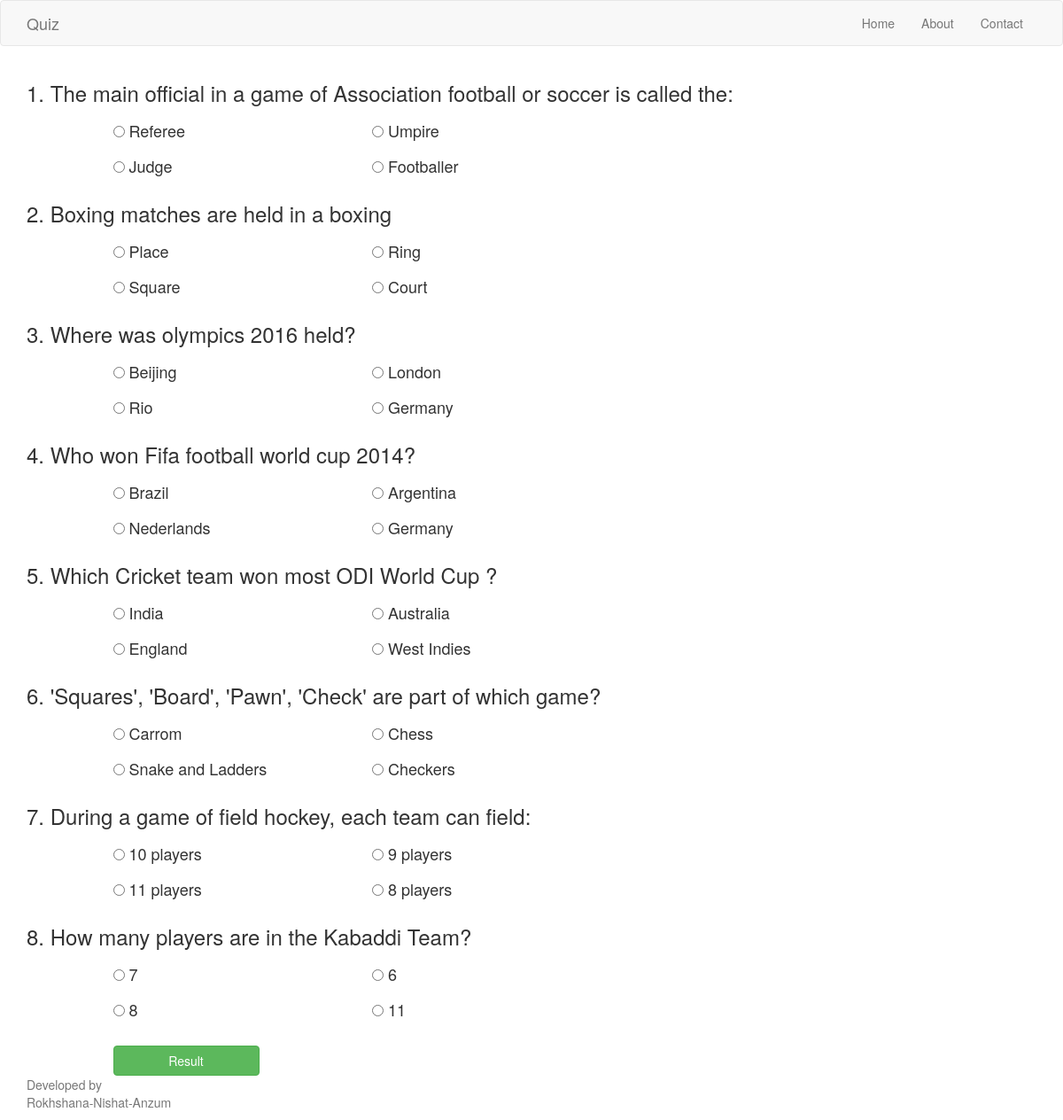
The page /quiz/sports on the database its author committed.
### quiz/models.py (models this page shows, shortened)
class Questions(models.Model):
    CAT_CHOICES = (
    ('sports','1.Sports'),
    ('movies','2.Movies'),
    ('maths','3.Maths'),
    ('generalknowledge','4.GeneralKnowledge')
    )
    question = models.CharField(max_length = 250)
    optiona = models.CharField(max_length = 100)
    optionb = models.CharField(max_length = 100)
    optionc = models.CharField(max_length = 100)
    optiond = models.CharField(max_length = 100)
    answer = models.CharField(max_length = 100)
    catagory = models.CharField(max_length=20, choices = CAT_CHOICES)
    class Meta:
        ordering = ('-catagory',)

### quiz/views.py (the view)
# urls.py: url(r'^(?P<choice>[\w]+)', views.questions, name = 'questions'),
def questions(request , choice):
    print(choice)
    ques = Questions.objects.filter(catagory__exact = choice)
    return render(request,
        'quiz/questions.html',
        {'ques':ques})

### quiz/templates/quiz/questions.html (shortened to what this page needs)
{% extends "base.html" %}
{% block content%}
<form action="./result" method="post">
  {% for que in ques %}
  <div class="row">
    <div class="col-md-10">
      <h3>{{ forloop.counter }}. {{ que.question }}</h3>
    </div>
  </div>
  <div class="row">
    <div class="col-md-1"></div>
    <div class="col-md-3">
      <h4>
      <input type="radio" name="{{ que.id }}" value="{{ que.optiona }}">
      {{ que.optiona }}
    </h4>
    </div>
    <div class="col-md-3">
      <h4>
      <input type="radio" name="{{ que.id }}" value="{{ que.optionb }}">
      {{ que.optionb }}
    </h4>
    </div>
  </div>
  <div class="row">
    <div class="col-md-1"></div>
    <div class="col-md-3">
      <h4>
      <input type="radio" name="{{ que.id }}" value="{{ que.optionc }}">
      {{ que.optionc }}
    </h4>
    </div>
    <div class="col-md-3">
      <h4>
      <input class="form_control" type="radio" name="{{ que.id }}" value="{{ que.optiond }}">
      {{ que.optiond }}
    </h4>
    </div>
  </div>
  {% endfor %}
  <br>
  <div class="row">
    <div class="col-md-1">
    </div>
    <div class="col-xs-2">
      <button type="submit" class="btn btn-block btn-success btn-md">Result</button>
    </div>
  </div>
</form>
{% endblock %}

### quiz/templates/base.html (shortened to what this page needs)
<!DOCTYPE html>
<html>
  <head>
    {% load static %}
    <link rel="stylesheet" href="{% static 'Bootstrap/css/bootstrap.min.css' %}">
    <link rel="stylesheet" href="{% static 'mystyle.css' %}">
  </head>
  <body>
    <nav class="navbar navbar-default">
     <div class="container">
       <div class="navbar-header">
         <a class="navbar-brand" href="/quiz">Quiz</a>
       </div>
       <div id="navbar" class="collapse navbar-collapse">
         <ul class="nav navbar-nav navbar-right">
           <li><a href="/quiz">Home</a></li>
           <li><a href="/quiz/about">About</a></li>
           <li><a href="/quiz/contact">Contact</a></li>
         </ul>
       </div>
     </div>
   </nav>
   <div id="content" class = "container">
      {% block content %}
      {% endblock %}
    </div>
    <footer class="footer">
      <div class="container">
        <p class="text-muted">
          Developed by <br>
            Rokhshana-Nishat-Anzum
        </p>
      </div>
    </footer>
  </body>
</html>

### quiz/static/mystyle.css (style rules this page uses)
html { position: relative; min-height: 100%; }
body { margin-bottom: 50px; }
a { color: #000000; }
.footer { position:absolute; width: 100%; bottom: 0; height: 50px; }

### rows shown on the page
Questions: question "The main official in a game of Association football or soccer is called the:", optiona "Referee", optionb "Umpire", optionc "Judge", optiond "Footballer"
Questions: question "Boxing matches are held in a boxing", optiona "Place", optionb "Ring", optionc "Square", optiond "Court"
Questions: question "Where was olympics 2016 held?", optiona "Beijing", optionb "London", optionc "Rio", optiond "Germany"
Questions: question "Who won Fifa football world cup 2014?", optiona "Brazil", optionb "Argentina", optionc "Nederlands", optiond "Germany"
Questions: question "Which Cricket team won most ODI World Cup ?", optiona "India", optionb "Australia", optionc "England", optiond "West Indies"
Questions: question "'Squares', 'Board', 'Pawn', 'Check' are part of which game?", optiona "Carrom", optionb "Chess", optionc "Snake and Ladders", optiond "Checkers"
Questions: question "During a game of field hockey, each team can field:", optiona "10 players", optionb "9 players", optionc "11 players", optiond "8 players"
Questions: question "How many players are in the Kabaddi Team?", optiona "7", optionb "6", optionc "8", optiond "11"
